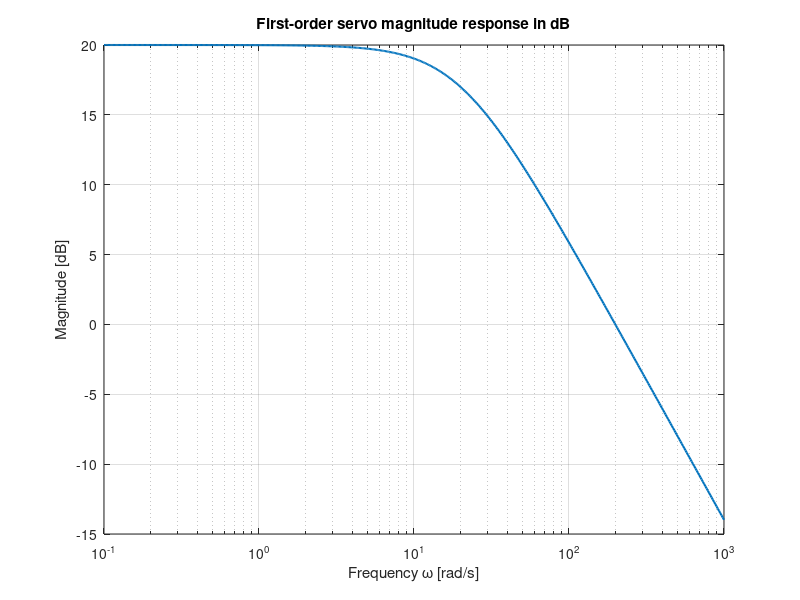

Here is the MATLAB script that generated this plot:
% First-order servo model: G(s) = K / (tau*s + 1)
K   = 10;
tau = 0.05;
s = tf('s');
G = K / (tau*s + 1);

% Frequency range [0.1, 1000] rad/s
w = logspace(-1, 3, 500);

% Compute frequency response
[mag, phase, wout] = bode(G, w);
mag = squeeze(mag);

% Convert magnitude to dB
mag_dB = 20*log10(mag);

figure;
semilogx(wout, mag_dB, 'LineWidth', 1.5);
grid on;
xlabel('Frequency \omega [rad/s]');
ylabel('Magnitude [dB]');
title('First-order servo magnitude response in dB');

% In robotics, G could be obtained from a robot joint model,
% e.g., using Robotics System Toolbox to derive linearized dynamics.
